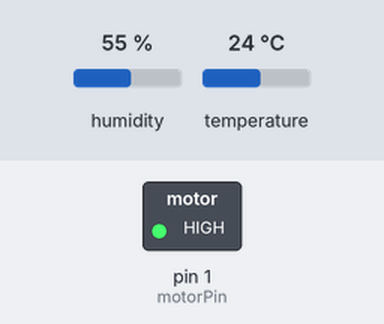
This sketch was run on a simulated Arduino Uno, built with avr-gcc and run on an emulated ATmega328P. On the bench: switched loads named in the sketch (green lamp = pin HIGH). Inputs (shaded band) come from the test bench; at power-on: humidity 55 %, temperature 24 °C.

Above: at 5.8 s.
5.9 s: humidity set to 22 %
At 10.9 s:
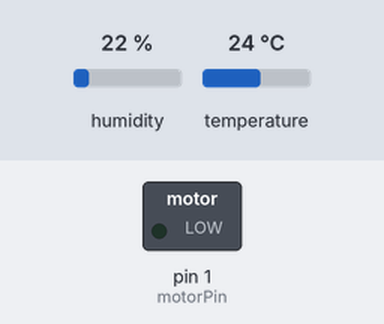
11.9 s: humidity set to 49 %
17.9 s: humidity set to 52 %
At 21.0 s:
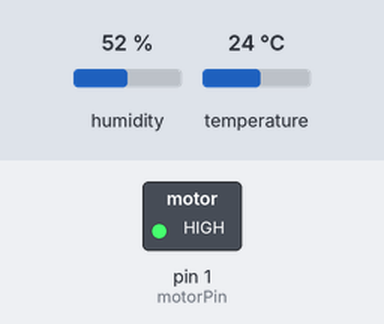
26.6 s: humidity set to 40 %
At 30.7 s:
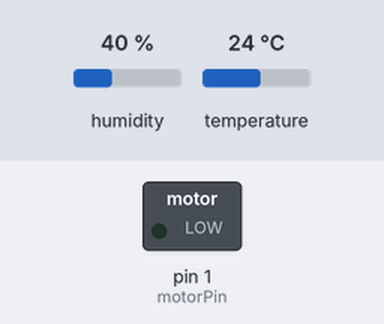
32.6 s: humidity set to 68 %
At 36.2 s:
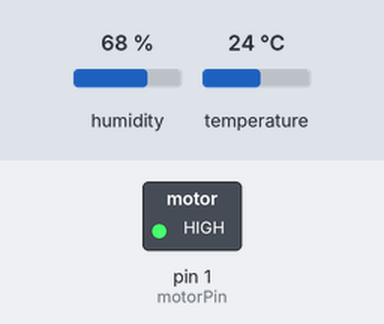
Timing chart, 0 to 41.7 s (numbered marks = the images above; inputs shaded):
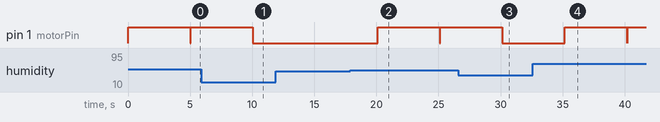

The sketch:

Humidity_Sensor_and_DC_Motor.ino
```cpp
// Code For Ele-Fan-85
// Input: Humidity Sensor - Output: DC Motor

// Source: circuitbasics.com
// These Lines Connect to the Humidity Sensor
#include <dht.h>
dht DHT;
#define DHTPIN 2

int motorPin = 1;

void setup() {
  pinMode(motorPin, OUTPUT);
}

void loop() {

  int chk = DHT.read11(DHTPIN);
  // Checks to see if the sensor is damp
    if (DHT.humidity > 50) {
      // If yes, spin motor
      digitalWrite(motorPin, HIGH);
      }
// CODE THAT DID NOT WORK
//    else if (DHT.humidity < 20) {
//      digitalWrite(motorPin, LOW);
//    }

    // arbitrary delay to give time to "dry off"
    delay(5000);
    digitalWrite(motorPin, LOW);
  }
```

Measured:
- the behaviour switches between 50 and 51 % on humidity (found by bisection; images 1 and 2)
- after the input at 5.9 s, pin 1 (motorPin): goes on until 10.0 s, then stays LOW
- after the input at 11.9 s, every drawn part: stays the same
- after the input at 17.9 s, pin 1 (motorPin): LOW → HIGH after 2.2 s, → LOW 5.0 s later, → HIGH 0.02 s later
- after the input at 26.6 s, pin 1 (motorPin): goes on until 30.1 s, then stays LOW
- after the input at 32.6 s, pin 1 (motorPin): LOW → HIGH after 2.6 s, → LOW 5.0 s later, → HIGH 0.02 s later
